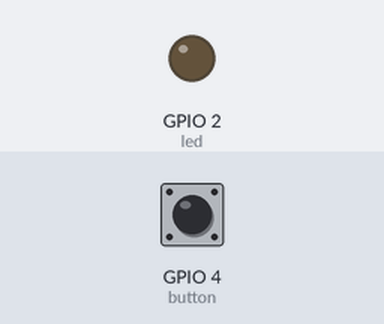
Simulated run of this program. Board: ESP32 board running MicroPython. Parts: output pins drawn as LEDs (lit = HIGH). The test bench sets the inputs (shaded band); at power-on: GPIO 4 (button) HIGH. What the program prints to the serial console is not drawn.

Above: at 1.2 s.
1.3 s: GPIO 4 (button) pulled LOW for 0.15 s
At 7.1 s:
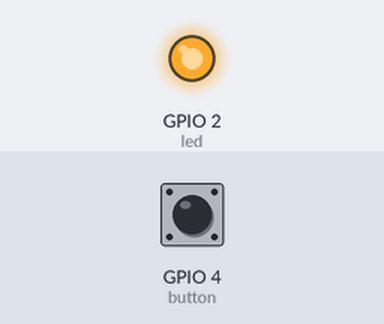
Timing chart, 0 to 13.4 s (numbered marks = the images above; inputs shaded):
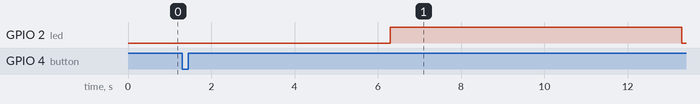

The program:

timer.py
```python
from machine import Pin, Timer
import time

led = Pin(2, Pin.OUT)        # On-board LED (GPIO2 on ESP32/8266, change if needed)
button = Pin(4, Pin.IN, Pin.PULL_UP)  # Push button at GPIO4
timer = Timer(0)

start_flag = False
start_time = 0

def button_handler(pin):
    global start_flag, start_time
    if not start_flag:   # prevent multiple presses
        start_flag = True
        start_time = time.ticks_ms()
        print("Switch pressed – Timer started")

button.irq(trigger=Pin.IRQ_FALLING, handler=button_handler)

while True:
    if start_flag:
        elapsed = time.ticks_diff(time.ticks_ms(), start_time)

        if elapsed < 5000:   # First 5s waiting
            pass
        elif elapsed < 10000:   # Next 5s LED ON
            led.value(1)
        else:
            # Special blink pattern
            print("Blink Pattern Start")

            for d in [2, 3, 4]:
                led.value(1)
                print("LED ON for", d, "s")
                time.sleep(d)
                led.value(0)
                print("LED OFF for", d, "s")
                time.sleep(d)

            led.value(0)
            print("Pattern End")
            start_flag = False
```

Measured:
- after the input at 1.3 s, GPIO 2 (led): LOW → HIGH after 5.0 s, → LOW 7.0 s later
